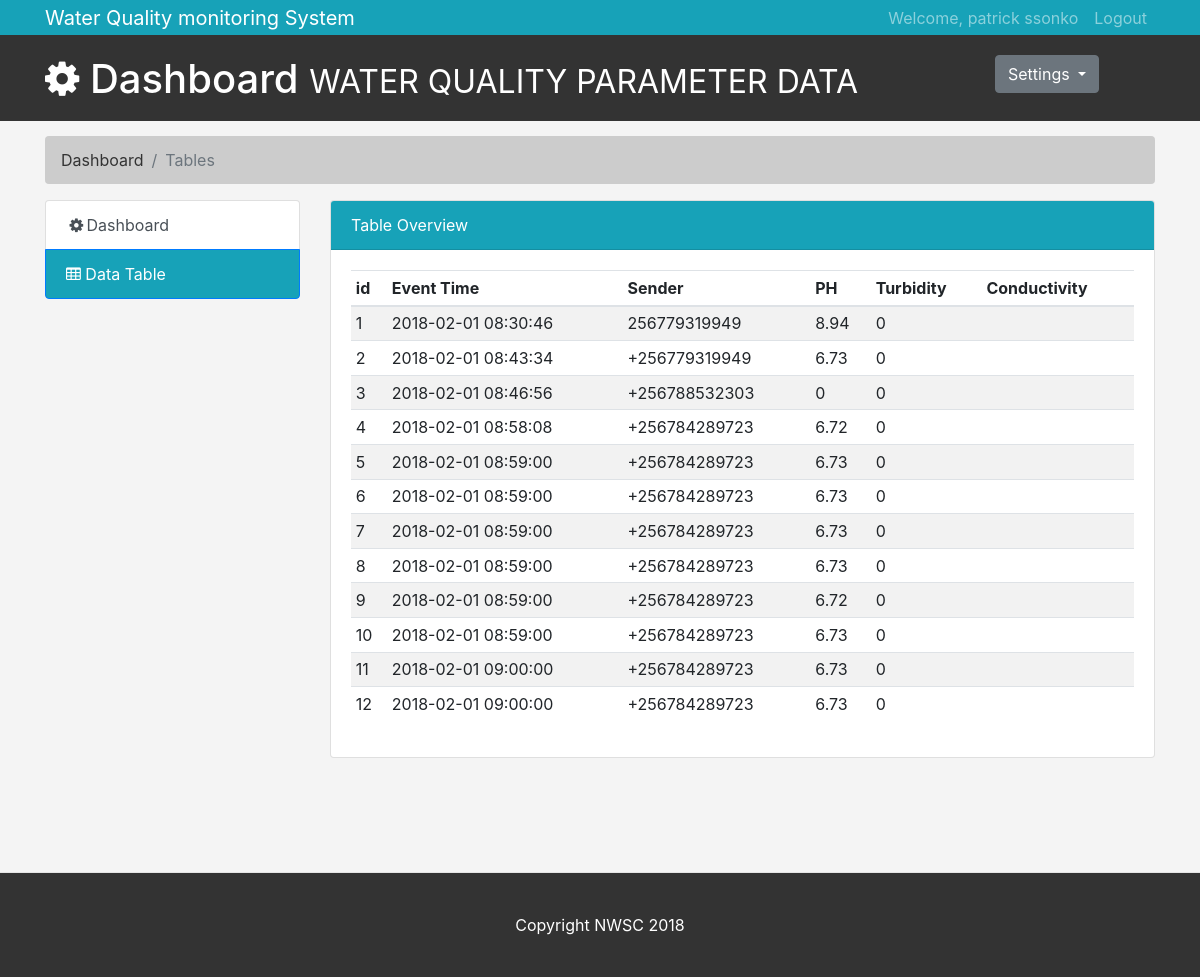
/FYP2018/table.php (signed in), run on the app's committed database.
### tables this page shows
CREATE TABLE IF NOT EXISTS `nwsc_data` (
  `parameter_id` int(11) NOT NULL AUTO_INCREMENT,
  `Time_in` timestamp NOT NULL DEFAULT CURRENT_TIMESTAMP,
  `Sender` varchar(20) NOT NULL,
  `PH` float NOT NULL,
  `turbidity` int(2) NOT NULL,
  PRIMARY KEY (`parameter_id`)
);

### FYP2018/table.php (the view, shortened to what this page needs)
<?php
  include "include/dba.php";
  $query_table = "SELECT * FROM nwsc_data";
  $result_table = mysqli_query($conn, $query_table);
 ?>
<!doctype html>
<html lang="en">
  <head>
    <link rel="stylesheet" href="css/bootstrap.min.css">
    <link rel="stylesheet" href="css/style.css">
    <link rel="stylesheet" href="font-awesome/css/font-awesome.min.css">
  </head>
  <body>
    <nav class="navbar navbar-expand-lg navbar-dark bg-info">
      <div class="container">
        <a class="navbar-brand" href="dashboard.php">Water Quality monitoring System</a>
        <div class="collapse navbar-collapse" id="navbarsExample07">
          <ul class="navbar-nav ml-auto">
            <li class="nav-item">
              <a class="nav-link">Welcome, <?php echo $_SESSION["lastname"]." ".$_SESSION["firstname"]; ?></a>
            </li>
            <li class="nav-item">
              <a class="nav-link" href="include/logout.php">Logout</a>
            </li>
          </ul>
        </div>
      </div>
    </nav>
    <header id="header">
      <div class="container">
        <div class="row">
          <div class="col-md-10">
            <h1><span class="fa fa-gear"></span> Dashboard <small>WATER QUALITY PARAMETER DATA</small></h1>
          </div>
          <div class="col-md-2">
            <div class="dropdown">
              <button class="btn btn-secondary dropdown-toggle" type="button" id="dropdownMenuButton" data-toggle="dropdown" aria-haspopup="true" aria-expanded="false">
                Settings
              </button>
            </div>
          </div>
        </div>
      </div>
    </header>
    <section id="breadcrumb">
      <div class="container">
        <nav aria-label="breadcrumb">
          <ol class="breadcrumb">
            <li class="breadcrumb-item"><a href="dashboard.php">Dashboard</a></li>
            <li class="breadcrumb-item active" aria-current="page">Tables</li>
          </ol>
        </nav>
      </div>
    </section>
    <section id="main">
      <div class="container">
        <div class="row">
          <div class="col-md-3">
            <div class="list-group">
              <a href="dashboard.php" class="list-group-item list-group-item-action">
                <span class="fa fa-fw fa-gear"></span>Dashboard
              </a>
              <a href="table.php" class="list-group-item list-group-item-action active bg-info"> <span class="fa fa-table"> </span> Data Table</a>
              </div>
          </div>
          <div class="col-md-9">
            <div class="card">
              <div class="card-header bg-info text-white">
                Table Overview
              </div>
              <div class="card-body">
                  <table class="table table-striped table-sm">
                    <thead>
                      <tr>
                        <th>id</th>
                        <th>Event Time</th>
						<th>Sender</th>
                        <th>PH</th>
                        <th>Turbidity</th>
                        <th>Conductivity</th>
                      </tr>
                    </thead>
                    <tbody>
                      <?php
                        while ($row = mysqli_fetch_array($result_table)) {
                        ?>
                            <tr>
                            <td><?php echo $row["parameter_id"]; ?></td>
                            <td><?php echo $row["Time_in"]; ?></td>
							<td><?php echo $row["Sender"]; ?></td>
                            <td><?php echo $row["PH"]; ?></td>
                            <td><?php echo $row["turbidity"]; ?></td>
                            <td><?php echo $row["conductivity"]; ?></td>
                            </tr>
                        <?php
                        }
                       ?>
                    </tbody>
                  </table>
                </div>
              </div>
            </div>
          </div>
        </div>
    </section>
    <footer id="footer">
      <p>Copyright NWSC 2018</p>
    </footer>
  </body>
</html>

### FYP2018/css/style.css (style rules this page uses)
body { background:#f4f4f4; }
.navbar { height: 35px !important; margin-bottom:0; border-radius:0; }
.navbar-nav > li > a { padding-top:6px !important; padding-bottom:0 !important; height: 35px; }
#header { background:#333333; color:#ffffff; padding-bottom: 10px; margin-bottom: 15px; margin-top: 0px; padding-top: 20px; }
.breadcrumb { background:#cccccc; color:#333333; }
.breadcrumb a { color:#333333; }
#footer { padding: 2.5rem 0; color: #ffffff; text-align: center; background-color: #333333; border-top: .05rem solid #e5e5e5; position: relative; bottom: -114px; }
#footer p:last-child { margin-bottom: 0; }

### data on the page
nwsc_data: parameter_id "1", Time_in "2018-02-01 08:30:46", Sender "256779319949", PH "8.94", turbidity "0"
nwsc_data: parameter_id "2", Time_in "2018-02-01 08:43:34", Sender "+256779319949", PH "6.73", turbidity "0"
nwsc_data: parameter_id "3", Time_in "2018-02-01 08:46:56", Sender "+256788532303", PH "0", turbidity "0"
nwsc_data: parameter_id "4", Time_in "2018-02-01 08:58:08", Sender "+256784289723", PH "6.72", turbidity "0"
nwsc_data: parameter_id "5", Time_in "2018-02-01 08:59:00", Sender "+256784289723", PH "6.73", turbidity "0"
nwsc_data: parameter_id "6", Time_in "2018-02-01 08:59:00", Sender "+256784289723", PH "6.73", turbidity "0"
nwsc_data: parameter_id "7", Time_in "2018-02-01 08:59:00", Sender "+256784289723", PH "6.73", turbidity "0"
nwsc_data: parameter_id "8", Time_in "2018-02-01 08:59:00", Sender "+256784289723", PH "6.73", turbidity "0"
nwsc_data: parameter_id "9", Time_in "2018-02-01 08:59:00", Sender "+256784289723", PH "6.72", turbidity "0"
nwsc_data: parameter_id "10", Time_in "2018-02-01 08:59:00", Sender "+256784289723", PH "6.73", turbidity "0"
nwsc_data: parameter_id "11", Time_in "2018-02-01 09:00:00", Sender "+256784289723", PH "6.73", turbidity "0"
nwsc_data: parameter_id "12", Time_in "2018-02-01 09:00:00", Sender "+256784289723", PH "6.73", turbidity "0"

### other printed values
$_SESSION["lastname"] "patrick"
$_SESSION["firstname"] "ssonko"
